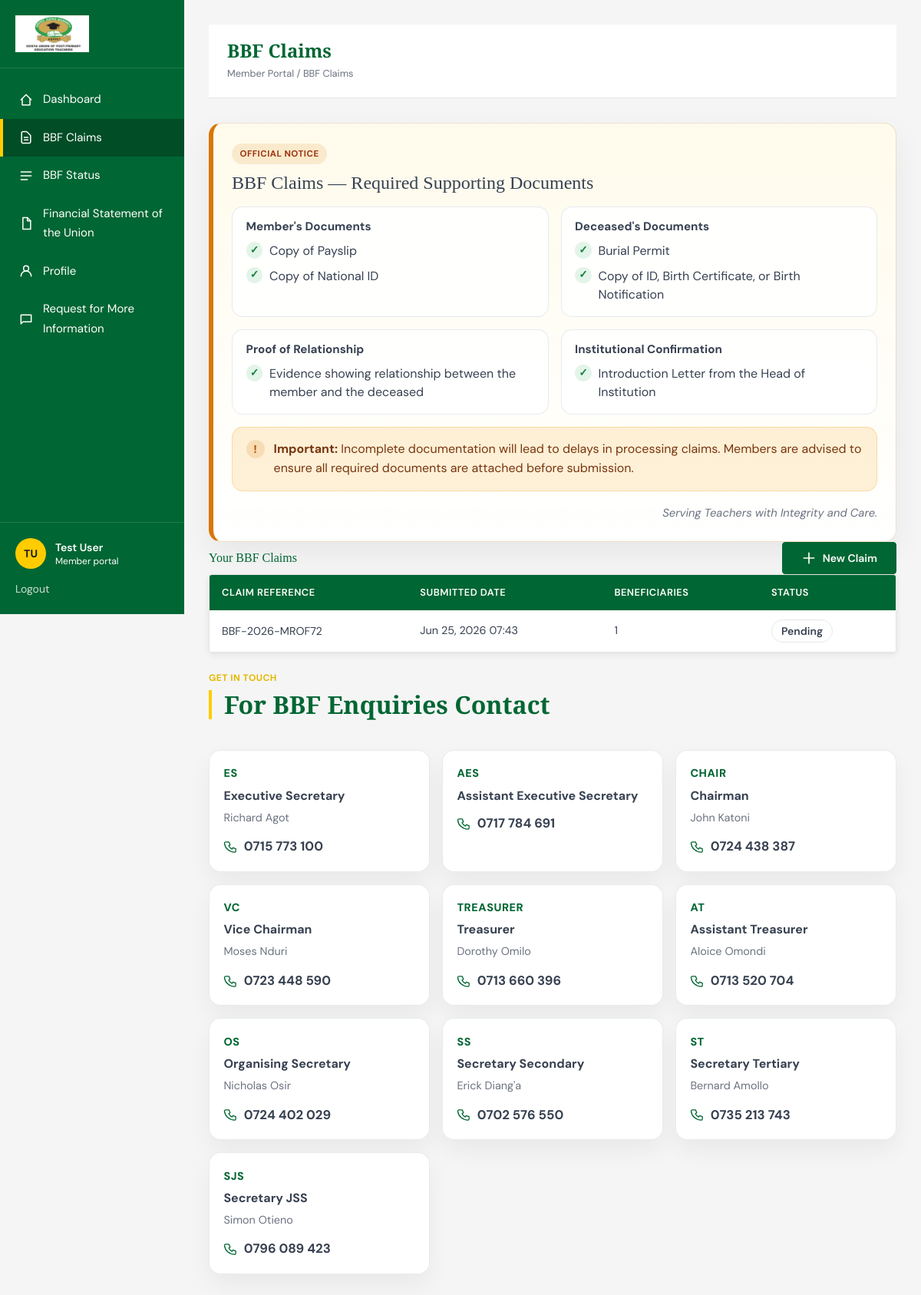
Screenshot of /dashboard/bbf-claims/ (signed in) with the database file from the repository.
### accounts/models.py (models this page shows, shortened)
class CustomUser(AbstractUser):
    tsc_number = models.CharField(max_length=50, unique=True)
    email = models.EmailField(_('email address'), unique=True, null=True, blank=True)
    phone_number = models.CharField(max_length=20, blank=True)
    sub_county = models.CharField(max_length=100, blank=True)
    school = models.CharField(max_length=150, blank=True)
    APPROVAL_STATUS_CHOICES = [
        ('PENDING', _('Pending Approval')),
        ('APPROVED', _('Approved')),
        ('REJECTED', _('Rejected')),
    ]
    approval_status = models.CharField(max_length=10, choices=APPROVAL_STATUS_CHOICES, default='PENDING')
    approval_date = models.DateTimeField(null=True, blank=True)
    approved_by = models.ForeignKey(
        'self',
        on_delete=models.SET_NULL,
        null=True,
        blank=True,
        related_name='approved_users'
    )
    totp_secret = models.CharField(max_length=16, blank=True)
    totp_enabled = models.BooleanField(default=False)
    is_subcounty_rep = models.BooleanField(default=False)
    is_county_rep = models.BooleanField(default=False)
    username = None
    USERNAME_FIELD = 'tsc_number' # Use TSC number for login
    REQUIRED_FIELDS = ['email']
    objects = CustomUserManager()

### bbf/models.py (models this page shows, shortened)
class BBFClaim(models.Model):
    STATUS_CHOICES = [
        ('pending', 'Pending'),
        ('awaiting_subcounty', 'Awaiting Subcounty'),
        ('awaiting_county', 'Awaiting County'),
        ('approved', 'Approved'),
        ('rejected', 'Rejected'),
    ]
    member = models.ForeignKey(
        settings.AUTH_USER_MODEL,
        on_delete=models.CASCADE,
        related_name='bbf_claims'
    )
    claim_reference = models.CharField(
        max_length=50,
        unique=True,
        default=generate_claim_reference
    )
    status = models.CharField(
        max_length=20,
        choices=STATUS_CHOICES,
        default='pending'
    )
    submitted_at = models.DateTimeField(auto_now_add=True)
    updated_at = models.DateTimeField(auto_now=True)
    subcounty_confirmed_at = models.DateTimeField(null=True, blank=True)
    subcounty_confirmed_by = models.ForeignKey(
        settings.AUTH_USER_MODEL,
        on_delete=models.SET_NULL,
        null=True,
        blank=True,
        related_name='subcounty_confirmed_claims'
    )
    county_confirmed_at = models.DateTimeField(null=True, blank=True)
    county_confirmed_by = models.ForeignKey(
        settings.AUTH_USER_MODEL,
        on_delete=models.SET_NULL,
        null=True,
        blank=True,
        related_name='county_confirmed_claims'
    )
    @property
    def beneficiaries_count(self):
        return self.beneficiaries.count()

### core/models.py (models this page shows, shortened)
class BECMember(models.Model):
    name = models.CharField(max_length=200)
    title = models.CharField(max_length=200)
    photo = models.ImageField(upload_to='bec_photos/', blank=True, null=True)
    order = models.PositiveIntegerField(default=0)
    class Meta:
        ordering = ['order']

### dashboard/views.py (the view)
# urls.py: path('bbf-claims/', views.BBFClaimsListView.as_view(), name='bbf_claims'),
class BBFClaimsListView(LoginRequiredMixin, ListView):
    template_name = "dashboard/bbf_claims_list.html"
    login_url = reverse_lazy("login")
    context_object_name = "claims"
    def get_queryset(self):
        return BBFClaim.objects.filter(member=self.request.user).order_by("-submitted_at")

### core/bbf_contacts.py (called while the page is built)
def _build_bec_lookup():
    lookup = {}
    for member in BECMember.objects.all():
        normalized = member.title.strip().lower()
        lookup[normalized] = member
    for title, aliases in TITLE_ALIASES.items():
        primary = lookup.get(title.lower())
        if primary:
            continue
        for alias in aliases:
            alias_match = lookup.get(alias.lower())
            if alias_match:
                lookup[title.lower()] = alias_match
                break
    return lookup

def get_bbf_contacts():
    bec_lookup = _build_bec_lookup()
    contacts = []
    for contact in CONTACT_DIRECTORY:
        bec_member = bec_lookup.get(contact["title"].lower())
        local_phone = contact["phone"]
        tel_phone = local_phone[1:] if local_phone.startswith("0") else local_phone
        contacts.append(
            {
                **contact,
                "holder_name": bec_member.name if bec_member else "",
                "tel_phone": tel_phone,
            }
        )
    return contacts

### dashboard/context_processors.py (called while the page is built)
def bbf_contacts(request):
    return {"contact_list": get_bbf_contacts()}

### templates/dashboard/bbf_claims_list.html (shortened to what this page needs)
{% extends 'dashboard/base_dashboard.html' %}
{% load static %}
{% block dashboard_title %}BBF Claims{% endblock %}
{% block dashboard_breadcrumb %}Member Portal / BBF Claims{% endblock %}
{% block dashboard_content %}
<div class="space-y-6">
    {% include 'partials/bbf_documents_notice.html' %}
    <div class="flex items-center justify-between">
        <div class="flex items-center gap-4">
            <h2 class="dashboard-heading">Your BBF Claims</h2>
        </div>
        <a href="{% url 'bbf_claim_create' %}" class="btn btn-primary">
            <svg class="h-5 w-5" fill="none" stroke="currentColor" viewBox="0 0 24 24" aria-hidden="true">
                <path stroke-linecap="round" stroke-linejoin="round" stroke-width="2" d="M12 4v16m8-8H4"></path>
            </svg>
            <span>New Claim</span>
        </a>
    </div>
    <div class="table-shell">
        <table class="data-table">
            <thead>
                <tr>
                    <th>Claim Reference</th>
                    <th>Submitted Date</th>
                    <th>Beneficiaries</th>
                    <th>Status</th>
                </tr>
            </thead>
            <tbody>
                {% for claim in claims %}
                    <tr class="cursor-pointer hover:bg-[var(--bg-card-hover)]" onclick="window.location.href='{% url 'bbf_claim_detail' pk=claim.pk %}'">
                        <td class="font-mono text-sm">{{ claim.claim_reference }}</td>
                        <td>{{ claim.submitted_at|date:"M d, Y H:i" }}</td>
                        <td>{{ claim.beneficiaries_count }}</td>
                        <td>
                            {% if claim.status == 'pending' %}
                                <span class="status-badge status-badge--muted">Pending</span>
                            {% elif claim.status == 'awaiting_subcounty' %}
                                <span class="status-badge status-badge--pending">Awaiting Subcounty Confirmation</span>
                            {% elif claim.status == 'awaiting_county' %}
                                <span class="status-badge status-badge--info">Awaiting County Confirmation</span>
                            {% elif claim.status == 'approved' %}
                                <span class="status-badge status-badge--good">Approved</span>
                            {% elif claim.status == 'rejected' %}
                                <span class="status-badge status-badge--bad">Rejected</span>
                            {% endif %}
                        </td>
                    </tr>
                {% endfor %}
            </tbody>
        </table>
    </div>
    {% with contacts=contact_list %}
        {% include 'partials/bbf_contact_directory.html' %}
    {% endwith %}
</div>
{% endblock %}

### templates/dashboard/base_dashboard.html (shortened to what this page needs)
{% extends 'base.html' %}
{% load static %}
{% block body_class %}dashboard-body{% endblock %}
{% block site_shell %}
<div class="dashboard-shell">
    <aside class="dashboard-sidebar" id="dashboard-sidebar">
        <div class="dashboard-sidebar__logo">
            <a href="{% url 'dashboard' %}">
                <img src="{% static 'images/kuppet.png' %}" alt="KUPPET Siaya Branch logo">
            </a>
        </div>
        <nav class="dashboard-nav" aria-label="Dashboard navigation">
            <a href="{% url 'dashboard' %}" class="dashboard-nav-link {% if request.resolver_match.url_name == 'dashboard' %}is-active{% endif %}">
                <svg class="dashboard-nav-icon" fill="none" stroke="currentColor" viewBox="0 0 24 24" aria-hidden="true">
                    <path stroke-linecap="round" stroke-linejoin="round" stroke-width="1.8" d="M4 12l8-8 8 8"></path>
                    <path stroke-linecap="round" stroke-linejoin="round" stroke-width="1.8" d="M6 10v10h12V10"></path>
                </svg>
                <span class="dashboard-nav-label">Dashboard</span>
            </a>
            <a href="{% url 'bbf_claims' %}" class="dashboard-nav-link {% if request.resolver_match.url_name == 'bbf_claims' or request.resolver_match.url_name == 'bbf_claim_create' or request.resolver_match.url_name == 'bbf_claim_detail' %}is-active{% endif %}">
                <svg class="dashboard-nav-icon" fill="none" stroke="currentColor" viewBox="0 0 24 24" aria-hidden="true">
                    <path stroke-linecap="round" stroke-linejoin="round" stroke-width="1.8" d="M9 12h6m-6 4h6m2 5H7a2 2 0 01-2-2V5a2 2 0 012-2h5.586a1 1 0 01.707.293l5.414 5.414a1 1 0 01.293.707V19a2 2 0 01-2 2z"></path>
                </svg>
                <span class="dashboard-nav-label">BBF Claims</span>
            </a>
            <a href="{% url 'bbf_status' %}" class="dashboard-nav-link {% if request.resolver_match.url_name == 'bbf_status' %}is-active{% endif %}">
                <svg class="dashboard-nav-icon" fill="none" stroke="currentColor" viewBox="0 0 24 24" aria-hidden="true">
                    <path stroke-linecap="round" stroke-linejoin="round" stroke-width="1.8" d="M4 6h16M4 12h16M4 18h10"></path>
                </svg>
                <span class="dashboard-nav-label">BBF Status</span>
            </a>
            <a href="{% url 'financials' %}" class="dashboard-nav-link {% if request.resolver_match.url_name == 'financials' %}is-active{% endif %}">
                <svg class="dashboard-nav-icon" fill="none" stroke="currentColor" viewBox="0 0 24 24" aria-hidden="true">
                    <path stroke-linecap="round" stroke-linejoin="round" stroke-width="1.8" d="M7 3h7l5 5v13H7z"></path>
                    <path stroke-linecap="round" stroke-linejoin="round" stroke-width="1.8" d="M14 3v5h5"></path>
                </svg>
                <span class="dashboard-nav-label">Financial Statement of the Union</span>
            </a>
            <a href="{% url 'profile' %}" class="dashboard-nav-link {% if request.resolver_match.url_name == 'profile' %}is-active{% endif %}">
                <span class="dashboard-nav-label">Profile</span>
            </a>
            <a href="{% url 'support' %}" class="dashboard-nav-link {% if request.resolver_match.url_name == 'support' %}is-active{% endif %}">
                <svg class="dashboard-nav-icon" fill="none" stroke="currentColor" viewBox="0 0 24 24" aria-hidden="true">
                    <path stroke-linecap="round" stroke-linejoin="round" stroke-width="1.8" d="M4 5h16v11H7l-3 3V5z"></path>
                </svg>
                <span class="dashboard-nav-label">Request for More Information</span>
            </a>
        </nav>
        <div class="dashboard-sidebar__footer">
            <div class="mb-3 flex items-center gap-3">
                <span class="avatar-badge">{{ user.first_name|default:user.tsc_number|slice:":1" }}{{ user.last_name|slice:":1" }}</span>
                <div class="dashboard-sidebar__footer-text">
                    <p class="text-sm font-semibold">{{ user.get_full_name|default:user.tsc_number }}</p>
                    <p class="text-xs text-white/70">Member portal</p>
                </div>
            </div>
            <a href="{% url 'logout' %}" class="text-sm text-white/80 hover:text-white hover:underline">Logout</a>
        </div>
    </aside>
    <main class="dashboard-main">
        <div class="dashboard-main__inner">
            <div class="dashboard-heading-bar">
                <div class="flex items-start gap-4">
                    <div>
                        <h1>{% block dashboard_title %}Member Dashboard{% endblock %}</h1>
                        <p class="dashboard-breadcrumb">{% block dashboard_breadcrumb %}Member Portal{% endblock %}</p>
                    </div>
                </div>
            </div>
            {% block dashboard_content %}{% endblock %}
        </div>
    </main>
</div>
{% endblock %}

### templates/partials/bbf_contact_directory.html
<section class="bbf-contact-directory">
    <div class="section-heading">
        <span class="section-heading__eyebrow">Get in Touch</span>
        <h2 class="section-heading__title">For BBF Enquiries Contact</h2>
    </div>
    <div class="contact-grid">
        {% for contact in contacts %}
        <div class="contact-card">
            <div class="contact-role">{{ contact.role }}</div>
            <p class="contact-title">{{ contact.title }}</p>
            {% if contact.holder_name %}
                <p class="contact-holder">{{ contact.holder_name }}</p>
            {% endif %}
            <a href="tel:+254{{ contact.tel_phone }}" class="contact-phone">
                <svg class="phone-icon" fill="none" stroke="currentColor" viewBox="0 0 24 24" aria-hidden="true">
                    <path stroke-linecap="round" stroke-linejoin="round" stroke-width="1.8" d="M6 4h4l2 5-2.5 1.5a14 14 0 006 6L17 14l5 2v4a2 2 0 01-2.2 2A18 18 0 012 6.2 2 2 0 014 4z"></path>
                </svg>
                {{ contact.phone_display }}
            </a>
        </div>
        {% endfor %}
    </div>
</section>

### rows the page displays
CustomUser: first_name "T", last_name "U", get_full_name "Test User"
BBFClaim: claim_reference "BBF-2026-MROF72", submitted_at "Jun 25, 2026 07:43", beneficiaries_count "1", status "Pending"
BECMember: role "ES", title "Executive Secretary", holder_name "Richard Agot", phone_display "0715 773 100"
BECMember: role "CHAIR", title "Chairman", holder_name "John Katoni", phone_display "0724 438 387"
BECMember: role "VC", title "Vice Chairman", holder_name "Moses Nduri", phone_display "0723 448 590"
BECMember: role "TREASURER", title "Treasurer", holder_name "Dorothy Omilo", phone_display "0713 660 396"
BECMember: role "AT", title "Assistant Treasurer", holder_name "Aloice Omondi", phone_display "0713 520 704"
BECMember: role "OS", title "Organising Secretary", holder_name "Nicholas Osir", phone_display "0724 402 029"
BECMember: role "SS", title "Secretary Secondary", holder_name "Erick Diang'a", phone_display "0702 576 550"
BECMember: role "ST", title "Secretary Tertiary", holder_name "Bernard Amollo", phone_display "0735 213 743"
BECMember: role "SJS", title "Secretary JSS", holder_name "Simon Otieno", phone_display "0796 089 423"

### other values shown
{{ contact.role }} "AES"
{{ contact.title }} "Assistant Executive Secretary"
{{ contact.phone_display }} "0717 784 691"
